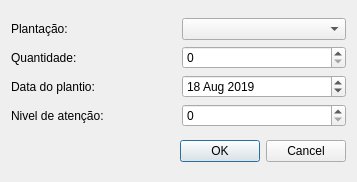
<?xml version="1.0" encoding="UTF-8"?>
<ui version="4.0">
 <class>Adiciona</class>
 <widget class="QDialog" name="Adiciona">
  <property name="geometry">
   <rect>
    <x>0</x>
    <y>0</y>
    <width>357</width>
    <height>182</height>
   </rect>
  </property>
  <property name="windowTitle">
   <string>IPlant</string>
  </property>
  <layout class="QVBoxLayout" name="verticalLayout">
   <item>
    <layout class="QGridLayout" name="gridLayout">
     <item row="3" column="0">
      <widget class="QLabel" name="label_3">
       <property name="text">
        <string>Nivel de atenção:</string>
       </property>
      </widget>
     </item>
     <item row="2" column="1">
      <widget class="QDateEdit" name="dateEdit">
       <property name="dateTime">
        <datetime>
         <hour>0</hour>
         <minute>0</minute>
         <second>7</second>
         <year>2019</year>
         <month>8</month>
         <day>18</day>
        </datetime>
       </property>
      </widget>
     </item>
     <item row="2" column="0">
      <widget class="QLabel" name="label_2">
       <property name="text">
        <string>Data do plantio:</string>
       </property>
      </widget>
     </item>
     <item row="0" column="0">
      <widget class="QLabel" name="label">
       <property name="text">
        <string>Plantação:</string>
       </property>
      </widget>
     </item>
     <item row="1" column="0">
      <widget class="QLabel" name="label_4">
       <property name="text">
        <string>Quantidade:</string>
       </property>
      </widget>
     </item>
     <item row="1" column="1">
      <widget class="QSpinBox" name="quantidadeComboBox"/>
     </item>
     <item row="3" column="1">
      <widget class="QSpinBox" name="atentionNivel"/>
     </item>
     <item row="0" column="1">
      <widget class="QComboBox" name="plantacaoComboBox"/>
     </item>
    </layout>
   </item>
   <item>
    <widget class="QDialogButtonBox" name="buttonBox">
     <property name="orientation">
      <enum>Qt::Horizontal</enum>
     </property>
     <property name="standardButtons">
      <set>QDialogButtonBox::Cancel|QDialogButtonBox::Ok</set>
     </property>
    </widget>
   </item>
  </layout>
 </widget>
 <resources/>
 <connections>
  <connection>
   <sender>buttonBox</sender>
   <signal>accepted()</signal>
   <receiver>Adiciona</receiver>
   <slot>accept()</slot>
   <hints>
    <hint type="sourcelabel">
     <x>248</x>
     <y>254</y>
    </hint>
    <hint type="destinationlabel">
     <x>157</x>
     <y>274</y>
    </hint>
   </hints>
  </connection>
  <connection>
   <sender>buttonBox</sender>
   <signal>rejected()</signal>
   <receiver>Adiciona</receiver>
   <slot>reject()</slot>
   <hints>
    <hint type="sourcelabel">
     <x>316</x>
     <y>260</y>
    </hint>
    <hint type="destinationlabel">
     <x>286</x>
     <y>274</y>
    </hint>
   </hints>
  </connection>
 </connections>
</ui>
